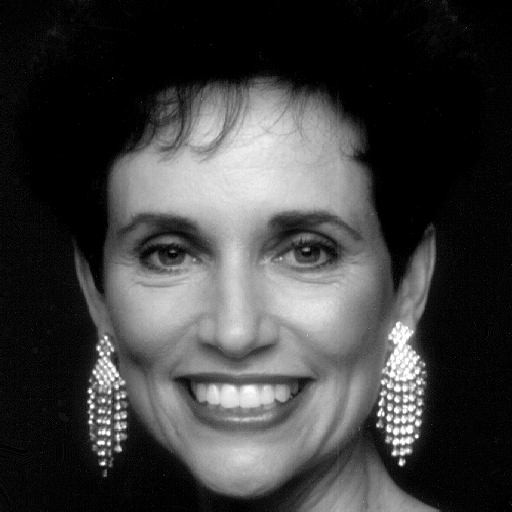
%> input picture E5/volto.tif, 512 x 512 px
$ octave ex5_es2.m   (GNU Octave 9; MATLAB toolbox functions it lacks are replaced by stand-ins)
%> lines starting %> are read from the running program, lines starting %| are printed output that depends on the picture
close all; clear all; clc;
x = double(imread('volto.tif'));
%> x: size 512x512 double; min 0, max 255, mean 62.2; mean of the top-left, top-right, bottom-left and bottom-right quarters 49.8, 40.1, 74.9, 83.9
X = fft2(x);
Xf = fftshift(X);
figure(1);
Z = log(1+abs(Xf)); % enhancement per visualizzazione
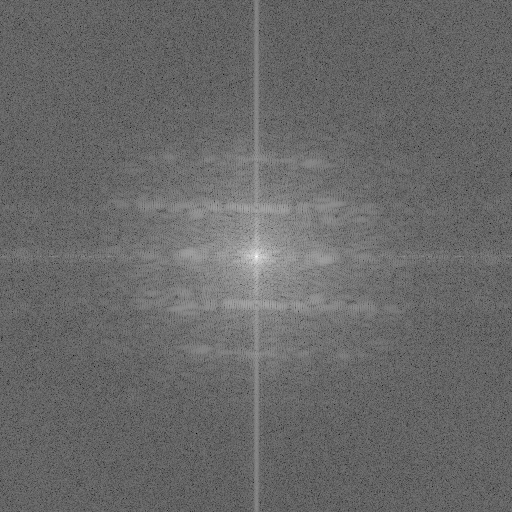
%> Z: size 512x512 double; min 1.42, max 16.61, mean 7.68; drawn with min black and max white
subplot(121); imshow(Z,[]); title('Spettro di ampiezza');
subplot(122); imshow(angle(Xf),[]); title('Spettro di fase');
%> after `imshow(angle(Xf),[])`:
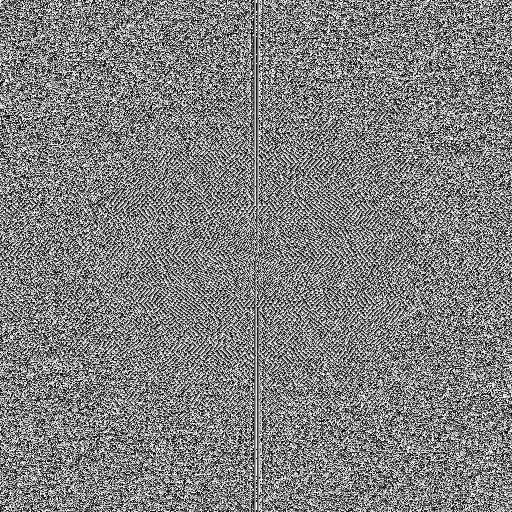
%> displayed picture: size 512x512, on the screen's scale of 0 to 255; min 0, max 255, mean 127.5
ym = real(ifft2(abs(X))); % ricostruzione solo modulo
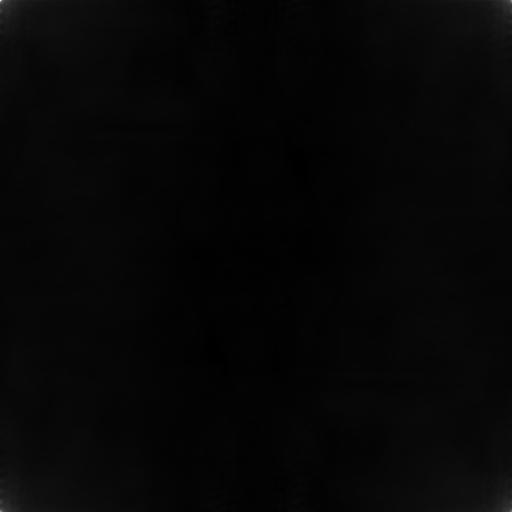
%> ym: size 512x512 double; min -58.22, max 4611.8, mean 62.2; drawn with min black and max white
yf = real(ifft2(exp(i*angle(X)))); % ricostruzione solo fase
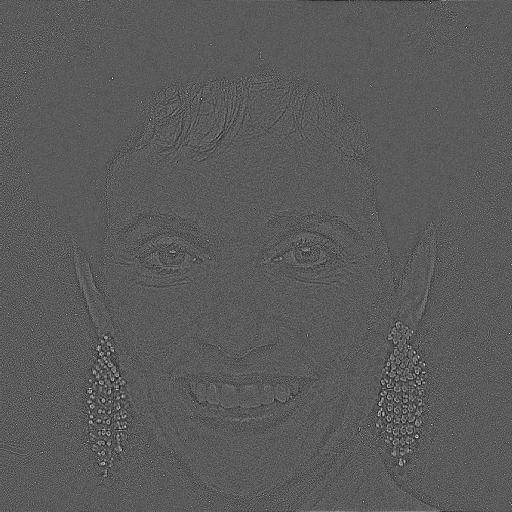
%> yf: size 512x512 double; min -0.0158, max 0.0288, mean 3.81e-06; drawn with min black and max white
figure(2);
z = log(ym-min(ym(:))+1); % enhancement per la visualizzazione
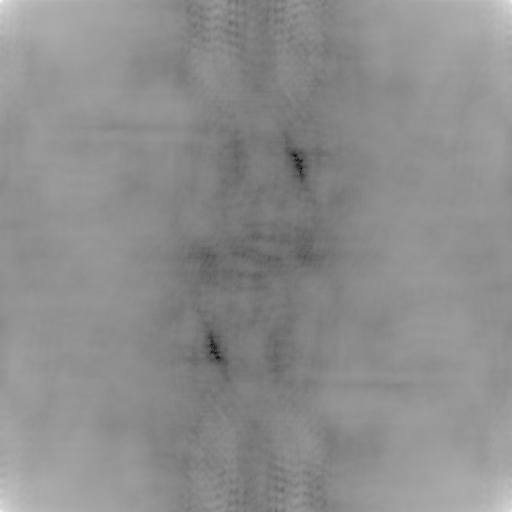
%> z: size 512x512 double; min 0, max 8.45, mean 4.67; drawn with min black and max white
subplot(121); imshow(z,[]);
title('Ricostruzione spettro di ampiezza');
subplot(122); imshow(yf,[]);
title('Ricostruzione spettro di fase');

$ run again, with E5/anelli.tif copied over E5/volto.tif
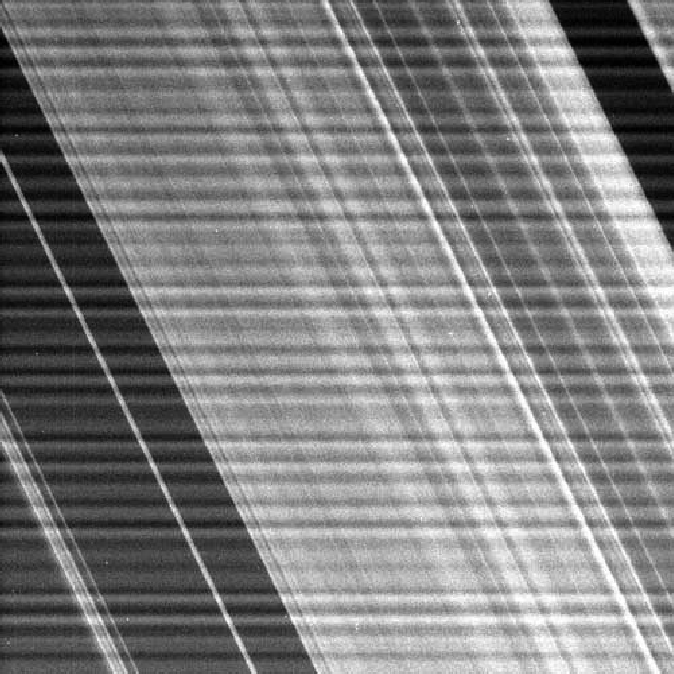
%> input picture E5/anelli.tif, 674 x 674 px
%> `yf = real(ifft2(exp(i*angle(X))));`:
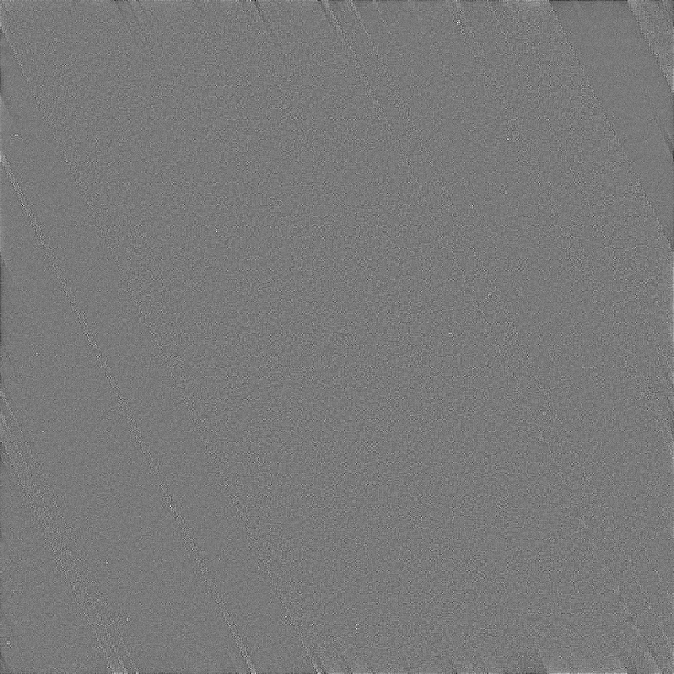
%> yf: size 674x674 double; min -0.0169, max 0.0183, mean 2.2e-06; drawn with min black and max white
%> `z = log(ym-min(ym(:))+1);`:
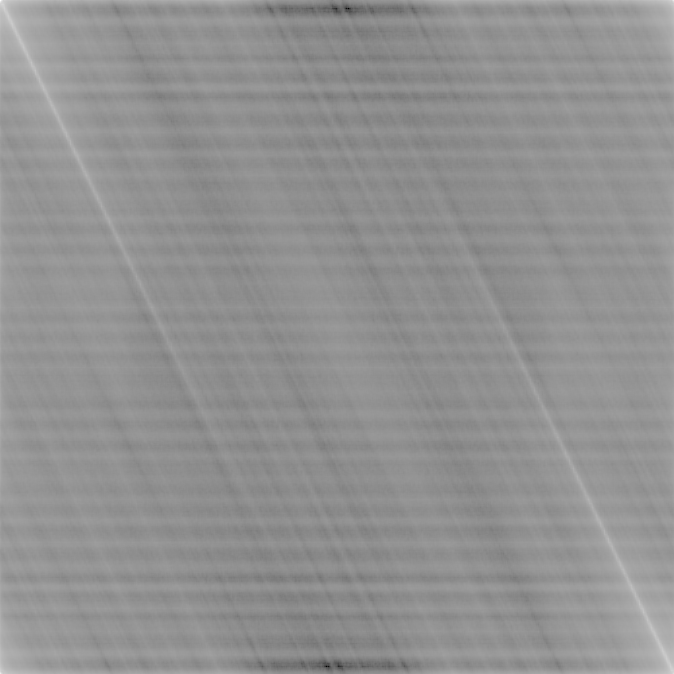
%> z: size 674x674 double; min 0, max 8.65, mean 4.96; drawn with min black and max white
